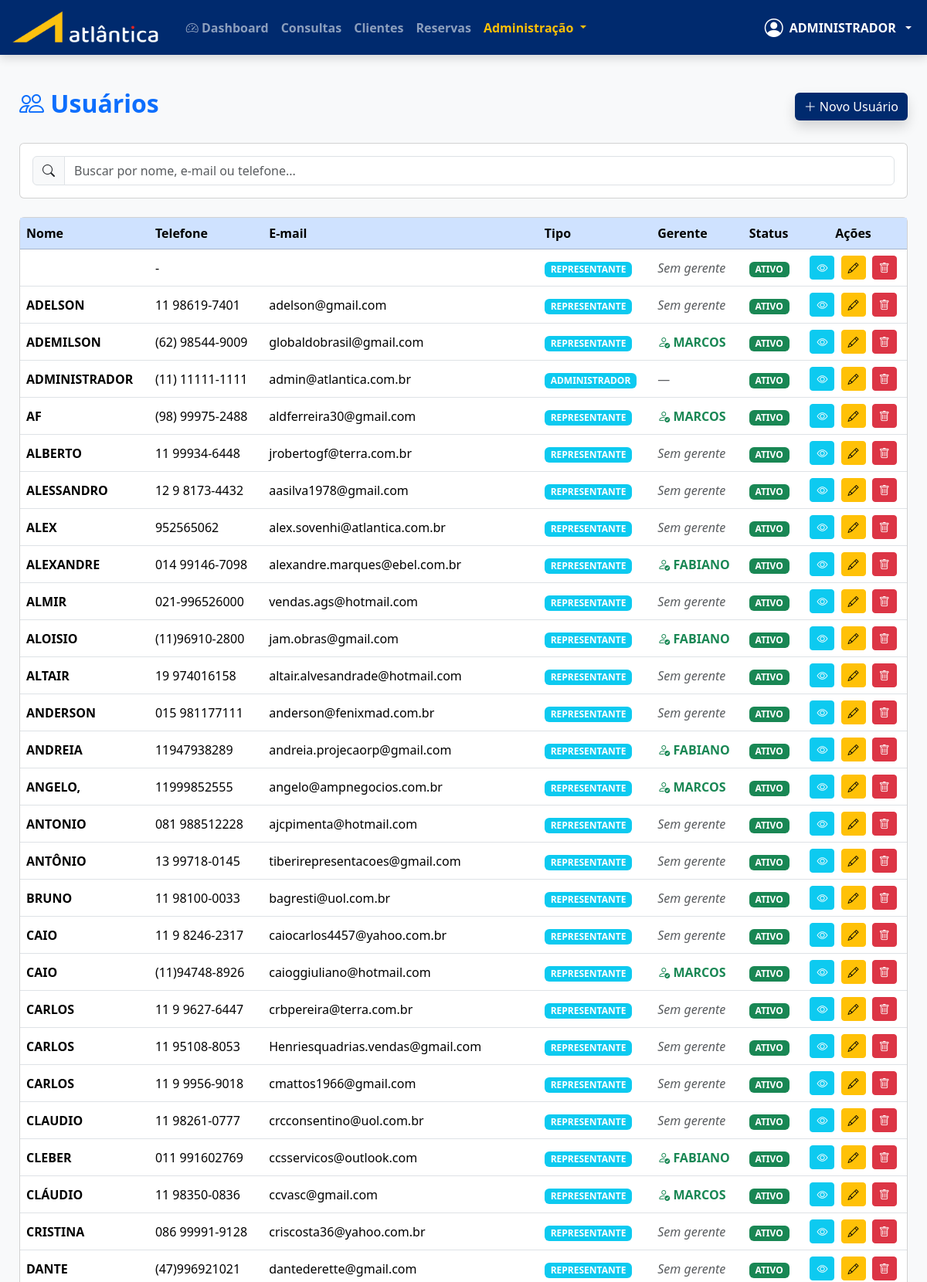
The app's page /usuarios (signed in, upper part) with its own data.
### app.py (models this page shows, shortened)
class Usuario(db.Model, UserMixin):
    id = db.Column(db.Integer, primary_key=True)
    nome = db.Column(db.String(100), nullable=False)
    email = db.Column(db.String(100), unique=True, nullable=False)
    telefone = db.Column(db.String(20))
    senha_hash = db.Column(db.String(255), nullable=False)
    tipo_usuario_id = db.Column(db.Integer, db.ForeignKey('tipo_usuario.id'))
    gerente_id = db.Column(db.Integer, db.ForeignKey('usuario.id'))
    nivel_acesso = db.Column(db.Integer, default=10)
    status = db.Column(db.String(10), default='ATIVO')
    tipo = db.relationship('TipoUsuario', backref='usuarios')
    gerente = db.relationship('Usuario', remote_side=[id], uselist=False)

class TipoUsuario(db.Model):
    id = db.Column(db.Integer, primary_key=True)
    tipo_usuario = db.Column(db.String(50), unique=True, nullable=False)

### app.py (the view, shortened to what this page needs)
@app.route('/usuarios')
@login_required
@permissao_requerida("Usuários - Listar")
def usuarios():
    query = Usuario.query.order_by(Usuario.nome)
    tipo = current_user.tipo.tipo_usuario.strip().lower()
    if tipo == 'representante':
        query = query.filter(Usuario.id == 0)  # ou False_()
    usuarios = query.all()
    tipos = TipoUsuario.query.order_by(TipoUsuario.tipo_usuario).all()
    gerentes = Usuario.query.join(TipoUsuario)\
        .filter(TipoUsuario.tipo_usuario.ilike('%gerente%'))\
        .order_by(Usuario.nome).all()
    return render_template(
        'usuarios/index.html',
        usuarios=usuarios,
        tipos=tipos,
        gerentes=gerentes
    )

### app.py (called while the page is built, shortened)
def tem_permissao(nivel_necessario=None, funcao=None):
    if current_user.nivel_acesso == 0:  # Admin sempre pode tudo
        return True

def permissao_requerida(funcao=None):
    @wraps(funcao)
    def decorator(f):
        @wraps(f)
        def wrapper(*args, **kwargs):
            if not tem_permissao(funcao=funcao):
                flash('Você não tem permissão para acessar esta função.', 'danger')
                return redirect(url_for('dashboard'))
            return f(*args, **kwargs)
        return wrapper
    return decorator

@login_manager.user_loader
def load_user(id):
    return Usuario.query.get(int(id))

@app.after_request
def after_request(response):
    response.headers["Cache-Control"] = "no-cache, no-store, must-revalidate, public, max-age=0"
    response.headers["Expires"] = "0"
    response.headers["Pragma"] = "no-cache"
    return response

@app.after_request
def add_no_cache(response):
    if request.path.startswith('/reservas'):
        response.headers['Cache-Control'] = 'no-store, no-cache, must-revalidate, max-age=0'
        response.headers['Pragma'] = 'no-cache'
    return response

@app.context_processor
def utility_processor():
    def hoje():
        return date.today()
    return dict(hoje=hoje)

@app.context_processor
def inject_everything():
    endpoints = {rule.endpoint for rule in app.url_map.iter_rules()}
    def tem_permissao(funcao=None):
        if not current_user.is_authenticated:
            return False
        if current_user.nivel_acesso == 0:  # Admin vê tudo
            return True
    def url_safe(endpoint, **vals):
        return url_for(endpoint, **vals) if endpoint in endpoints else '#'
    def endpoint_existe(nome):
        return nome in endpoints
    return dict(
        tem_permissao=tem_permissao,
                url_safe=url_safe,
                endpoint_existe=endpoint_existe)

### templates/usuarios/index.html (shortened to what this page needs)
{% extends "base.html" %}
{% block content %}
<div class="d-flex justify-content-between align-items-center mb-4">
    <h2 class="text-primary fw-bold">
        <i class="bi bi-people"></i> Usuários
    </h2>
    {% if tem_permissao("Usuários - Criar") %}
    <a href="{{ url_for('usuario_form') }}" class="btn btn-primary shadow">
        <i class="bi bi-plus-lg"></i> Novo Usuário
    </a>
    {% endif %}
</div>
<div class="card card-atlantica mb-4">
    <div class="card-body">
        <div class="input-group">
            <span class="input-group-text"><i class="bi bi-search"></i></span>
            <input type="text" class="form-control" placeholder="Buscar por nome, e-mail ou telefone..." id="buscaUsuario">
        </div>
    </div>
</div>
<div class="card card-atlantica">
    <div class="card-body p-0">
        <div class="table-responsive">
            <table class="table table-hover mb-0 align-middle" id="tabelaUsuarios">
                <thead class="table-primary">
                    <tr>
                        <th>Nome</th>
                        <th>Telefone</th>
                        <th>E-mail</th>
                        <th>Tipo</th>
                        <th>Gerente</th>
                        <th>Status</th>
                        <th class="text-center">Ações</th>
                    </tr>
                </thead>
                <tbody>
                    {% for u in usuarios %}
                    <tr>
                        <td class="fw-bold text-uppercase">{{ u.nome.split()[0] }}</td>
                        <td>{{ u.telefone or '-' }}</td>
                        <td>{{ u.email }}</td>
                        <td>
                            <span class="badge bg-info">{{ u.tipo.tipo_usuario if u.tipo else '-' }}</span>
                        </td>
                        <td>
                            {% if u.tipo and u.tipo.tipo_usuario == 'REPRESENTANTE' and u.gerente %}
                                <span class="text-success fw-bold">
                                    <i class="bi bi-person-check"></i> {{ u.gerente.nome.split()[0] }}
                                </span>
                            {% elif u.tipo and u.tipo.tipo_usuario == 'REPRESENTANTE' %}
                                <span class="text-muted"><em>Sem gerente</em></span>
                            {% else %}
                                <span class="text-muted">—</span>
                            {% endif %}
                        </td>
                        <td>
                            <span class="badge bg-{{ 'success' if u.status == 'ATIVO' else 'secondary' }}">
                                {{ u.status }}
                            </span>
                        </td>
                        <td class="text-center">
                            {% if tem_permissao("Usuários - Listar") %}
                            <button class="btn btn-sm btn-info text-white me-1" title="Visualizar"
                                    onclick="verUsuario({{ u.id }})">
                                <i class="bi bi-eye"></i>
                            </button>
                            {% endif %}
                            {% if tem_permissao("Usuários - Editar") %}
                            <a href="{{ url_for('usuario_form', id=u.id) }}" class="btn btn-sm btn-warning" title="Editar">
                                <i class="bi bi-pencil"></i>
                            </a>
                            {% endif %}
                            {% if tem_permissao("Usuários - Excluir") %}
                            <button class="btn btn-sm btn-danger ms-1" title="Excluir"
                                    onclick="excluirUsuario({{ u.id }}, '{{ u.nome|e }}')">
                                <i class="bi bi-trash"></i>
                            </button>
                            {% endif %}
                        </td>
                    </tr>
                    {% endfor %}
                </tbody>
            </table>
        </div>
    </div>
</div>
{% endblock %}

### templates/base.html (shortened to what this page needs)
<!DOCTYPE html>
<html lang="pt-BR">
<head>
    <link href="https://cdn.jsdelivr.net/npm/bootstrap@5.3.3/dist/css/bootstrap.min.css" rel="stylesheet">
    <link href="https://cdn.jsdelivr.net/npm/bootstrap-icons@1.11.3/font/bootstrap-icons.css" rel="stylesheet">
    <link rel="stylesheet" href="{{ url_for('static', filename='css/style.css') }}">
</head>
<body>
<nav class="navbar navbar-expand-lg navbar-dark navbar-atlantica navbar-fixed">
        <div class="container-fluid">
            <a class="navbar-brand fw-bold d-flex align-items-center" href="{{ url_for('dashboard') if current_user.is_authenticated else url_for('login') }}">
                <img src="{{ url_for('static', filename='img/logo-atlantica.png') }}" alt="Atlântica" height="45" class="me-2">
            </a>
            <div class="collapse navbar-collapse" id="navbarNav">
                <ul class="navbar-nav me-auto">
                    {% if current_user.is_authenticated %}
                        <li class="nav-item">
                            <a class="nav-link" href="{{ url_for('dashboard') }}">
                                <i class="bi bi-speedometer2"></i> Dashboard
                            </a>
                        </li>
                            {% if tem_permissao("Consultas - Listar") and endpoint_existe('consultas') %}
                        <li class="nav-item">
                            <a class="nav-link" href="{{ url_for('consultas') }}">Consultas</a>
                        </li>
                        {% endif %}
                         {% if tem_permissao("Clientes - Listar") and endpoint_existe('clientes') %}
                        <li class="nav-item">
                            <a class="nav-link" href="{{ url_for('clientes') }}">Clientes</a>
                        </li>
                        {% endif %}
                        {% if tem_permissao("Reservas - Listar") and endpoint_existe('reservas') %}
                        <li class="nav-item">
                            <a class="nav-link" href="{{ url_for('reservas') }}">Reservas</a>
                        </li>
                        {% endif %}
                        {% if current_user.nivel_acesso == 0 %}
                        <li class="nav-item dropdown">
                            <a class="nav-link dropdown-toggle text-warning fw-bold" href="#" data-bs-toggle="dropdown">
                                Administração
                            </a>
                        </li>
                        {% endif %}
                    {% endif %}
                </ul>
                <ul class="navbar-nav ms-auto align-items-center">
                    {% if current_user.is_authenticated %}
                    <li class="nav-item dropdown">
                        <a class="nav-link dropdown-toggle text-white fw-bold d-flex align-items-center gap-2" href="#" data-bs-toggle="dropdown">
                            <i class="bi bi-person-circle fs-4"></i>
                            <div class="text-start">
                                <div>{{ current_user.nome.split()[0] }}</div>
                            </div>
                        </a>
                    </li>
                    {% else %}
                    <li class="nav-item">
                        <a class="nav-link" href="{{ url_for('login') }}">Entrar</a>
                    </li>
                    {% endif %}
                </ul>
            </div>
        </div>
    </nav>
    <div class="main-content">
        {% block content %}{% endblock %}
    </div>
</body>
</html>

### static/css/style.css (style rules this page uses)
:root { --azul-atlantica: #003087; --azul-claro: #005eb8; --cinza-claro: #f5f5f5; }
body { font-family: 'Roboto', sans-serif; background: var(--cinza-claro); }
.navbar { background: var(--azul-atlantica); }
.btn-primary { background: var(--azul-atlantica); border: none; }
.table { background: white; }
.text-uppercase { text-transform: uppercase; }

### templates/base.html (style rules this page uses)
:root { --azul-atlantica: #003087; }
body { background: #f8f9fa; font-family: 'Segoe UI', sans-serif; }
.navbar-fixed { position: fixed; top: 0; left: 0; right: 0; z-index: 1030; box-shadow: 0 4px 12px rgba(0,0,0,0.15); }
.main-content { margin-top: 90px; padding: 25px; }
.nav-link { font-weight: 600; transition: all 0.2s; }
:root { --azul-atlantica: #002A6E; }
.navbar-atlantica { background: var(--azul-atlantica) !important; }

### records on screen
Usuario: nome "ADMINISTRADOR", telefone "(11) 11111-1111", email "admin@atlantica.com.br", tipo "ADMINISTRADOR", status "ATIVO"
Usuario: telefone "-", tipo "REPRESENTANTE", shows "Sem gerente", status "ATIVO"
Usuario: nome "ADELSON", telefone "11 98619-7401", email "adelson@gmail.com", tipo "REPRESENTANTE", shows "Sem gerente", status "ATIVO"
Usuario: nome "ADEMILSON", telefone "(62) 98544-9009", email "globaldobrasil@gmail.com", tipo "REPRESENTANTE", gerente.nome "MARCOS", status "ATIVO"
Usuario: nome "AF", telefone "(98) 99975-2488", email "aldferreira30@gmail.com", tipo "REPRESENTANTE", gerente.nome "MARCOS", status "ATIVO"
Usuario: nome "ALBERTO", telefone "11 99934-6448", email "jrobertogf@terra.com.br", tipo "REPRESENTANTE", shows "Sem gerente", status "ATIVO"
Usuario: nome "ALESSANDRO", telefone "12 9 8173-4432", email "aasilva1978@gmail.com", tipo "REPRESENTANTE", shows "Sem gerente", status "ATIVO"
Usuario: nome "ALEX", telefone "952565062", email "alex.sovenhi@atlantica.com.br", tipo "REPRESENTANTE", shows "Sem gerente", status "ATIVO"
Usuario: nome "ALEXANDRE", telefone "014 99146-7098", email "alexandre.marques@ebel.com.br", tipo "REPRESENTANTE", gerente.nome "FABIANO", status "ATIVO"
Usuario: nome "ALMIR", telefone "021-996526000", email "vendas.ags@hotmail.com", tipo "REPRESENTANTE", shows "Sem gerente", status "ATIVO"
Usuario: nome "ALOISIO", telefone "(11)96910-2800", email "jam.obras@gmail.com", tipo "REPRESENTANTE", gerente.nome "FABIANO", status "ATIVO"
Usuario: nome "ALTAIR", telefone "19 974016158", email "altair.alvesandrade@hotmail.com", tipo "REPRESENTANTE", shows "Sem gerente", status "ATIVO"
Usuario: nome "ANDERSON", telefone "015 981177111", email "anderson@fenixmad.com.br", tipo "REPRESENTANTE", shows "Sem gerente", status "ATIVO"
Usuario: nome "ANDREIA", telefone "11947938289", email "andreia.projecaorp@gmail.com", tipo "REPRESENTANTE", gerente.nome "FABIANO", status "ATIVO"
Usuario: nome "ANGELO,", telefone "11999852555", email "angelo@ampnegocios.com.br", tipo "REPRESENTANTE", gerente.nome "MARCOS", status "ATIVO"
Usuario: nome "ANTONIO", telefone "081 988512228", email "ajcpimenta@hotmail.com", tipo "REPRESENTANTE", shows "Sem gerente", status "ATIVO"
Usuario: nome "ANTÔNIO", telefone "13 99718-0145", email "tiberirepresentacoes@gmail.com", tipo "REPRESENTANTE", shows "Sem gerente", status "ATIVO"
Usuario: nome "BRUNO", telefone "11 98100-0033", email "bagresti@uol.com.br", tipo "REPRESENTANTE", shows "Sem gerente", status "ATIVO"
Usuario: nome "CAIO", telefone "11 9 8246-2317", email "caiocarlos4457@yahoo.com.br", tipo "REPRESENTANTE", shows "Sem gerente", status "ATIVO"
Usuario: nome "CAIO", telefone "(11)94748-8926", email "caioggiuliano@hotmail.com", tipo "REPRESENTANTE", gerente.nome "MARCOS", status "ATIVO"
Usuario: nome "CARLOS", telefone "11 9 9627-6447", email "crbpereira@terra.com.br", tipo "REPRESENTANTE", shows "Sem gerente", status "ATIVO"
Usuario: nome "CARLOS", telefone "11 95108-8053", email "Henriesquadrias.vendas@gmail.com", tipo "REPRESENTANTE", shows "Sem gerente", status "ATIVO"
Usuario: nome "CARLOS", telefone "11 9 9956-9018", email "cmattos1966@gmail.com", tipo "REPRESENTANTE", shows "Sem gerente", status "ATIVO"
Usuario: nome "CLAUDIO", telefone "11 98261-0777", email "crcconsentino@uol.com.br", tipo "REPRESENTANTE", shows "Sem gerente", status "ATIVO"
Usuario: nome "CLEBER", telefone "011 991602769", email "ccsservicos@outlook.com", tipo "REPRESENTANTE", gerente.nome "FABIANO", status "ATIVO"
Usuario: nome "CLÁUDIO", telefone "11 98350-0836", email "ccvasc@gmail.com", tipo "REPRESENTANTE", gerente.nome "MARCOS", status "ATIVO"
Usuario: nome "CRISTINA", telefone "086 99991-9128", email "criscosta36@yahoo.com.br", tipo "REPRESENTANTE", shows "Sem gerente", status "ATIVO"
Usuario: nome "DANTE", telefone "(47)996921021", email "dantederette@gmail.com", tipo "REPRESENTANTE", shows "Sem gerente", status "ATIVO"
